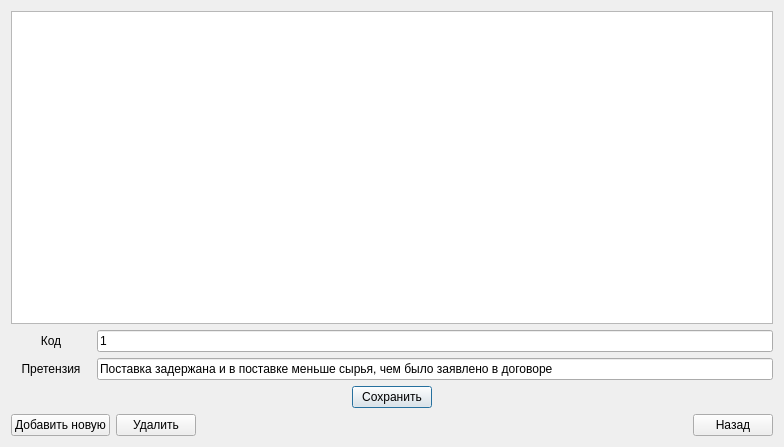
<?xml version="1.0" encoding="UTF-8"?>
<ui version="4.0">
 <class>S2</class>
 <widget class="QDialog" name="S2">
  <property name="geometry">
   <rect>
    <x>0</x>
    <y>0</y>
    <width>784</width>
    <height>447</height>
   </rect>
  </property>
  <property name="font">
   <font>
    <pointsize>9</pointsize>
   </font>
  </property>
  <property name="windowTitle">
   <string>Справочник претензий</string>
  </property>
  <layout class="QVBoxLayout" name="verticalLayout">
   <item>
    <layout class="QHBoxLayout" name="horizontalLayout_9">
     <item>
      <widget class="QTableView" name="tableView">
       <property name="minimumSize">
        <size>
         <width>450</width>
         <height>0</height>
        </size>
       </property>
       <property name="font">
        <font>
         <pointsize>9</pointsize>
        </font>
       </property>
      </widget>
     </item>
     <item>
      <layout class="QVBoxLayout" name="verticalLayout_2">
       <property name="sizeConstraint">
        <enum>QLayout::SetMinimumSize</enum>
       </property>
      </layout>
     </item>
    </layout>
   </item>
   <item>
    <layout class="QHBoxLayout" name="horizontalLayout">
     <item>
      <widget class="QLabel" name="label_5">
       <property name="minimumSize">
        <size>
         <width>80</width>
         <height>0</height>
        </size>
       </property>
       <property name="text">
        <string>Код</string>
       </property>
       <property name="alignment">
        <set>Qt::AlignCenter</set>
       </property>
      </widget>
     </item>
     <item>
      <widget class="QLineEdit" name="lineEdit">
       <property name="minimumSize">
        <size>
         <width>140</width>
         <height>0</height>
        </size>
       </property>
       <property name="maximumSize">
        <size>
         <width>166666</width>
         <height>16777215</height>
        </size>
       </property>
       <property name="text">
        <string>1</string>
       </property>
      </widget>
     </item>
    </layout>
   </item>
   <item>
    <layout class="QHBoxLayout" name="horizontalLayout_2">
     <item>
      <widget class="QLabel" name="label_6">
       <property name="minimumSize">
        <size>
         <width>80</width>
         <height>0</height>
        </size>
       </property>
       <property name="text">
        <string>Претензия</string>
       </property>
       <property name="alignment">
        <set>Qt::AlignCenter</set>
       </property>
      </widget>
     </item>
     <item>
      <widget class="QLineEdit" name="lineEdit_2">
       <property name="minimumSize">
        <size>
         <width>140</width>
         <height>0</height>
        </size>
       </property>
       <property name="maximumSize">
        <size>
         <width>1666666</width>
         <height>16777215</height>
        </size>
       </property>
       <property name="text">
        <string>Поставка задержана и в поставке меньше сырья, чем было заявлено в договоре</string>
       </property>
      </widget>
     </item>
    </layout>
   </item>
   <item>
    <layout class="QHBoxLayout" name="horizontalLayout_3">
     <item>
      <spacer name="horizontalSpacer">
       <property name="orientation">
        <enum>Qt::Horizontal</enum>
       </property>
       <property name="sizeHint" stdset="0">
        <size>
         <width>40</width>
         <height>20</height>
        </size>
       </property>
      </spacer>
     </item>
     <item>
      <widget class="QPushButton" name="pushButton_6">
       <property name="text">
        <string>Сохранить</string>
       </property>
      </widget>
     </item>
     <item>
      <spacer name="horizontalSpacer_2">
       <property name="orientation">
        <enum>Qt::Horizontal</enum>
       </property>
       <property name="sizeHint" stdset="0">
        <size>
         <width>40</width>
         <height>20</height>
        </size>
       </property>
      </spacer>
     </item>
    </layout>
   </item>
   <item>
    <layout class="QHBoxLayout" name="horizontalLayout_8">
     <item>
      <widget class="QPushButton" name="pushButton_4">
       <property name="text">
        <string>Добавить новую</string>
       </property>
      </widget>
     </item>
     <item>
      <widget class="QPushButton" name="pushButton_7">
       <property name="text">
        <string>Удалить</string>
       </property>
      </widget>
     </item>
     <item>
      <spacer name="horizontalSpacer_4">
       <property name="orientation">
        <enum>Qt::Horizontal</enum>
       </property>
       <property name="sizeHint" stdset="0">
        <size>
         <width>40</width>
         <height>20</height>
        </size>
       </property>
      </spacer>
     </item>
     <item>
      <widget class="QPushButton" name="pushButton_5">
       <property name="text">
        <string>Назад</string>
       </property>
      </widget>
     </item>
    </layout>
   </item>
  </layout>
 </widget>
 <resources/>
 <connections/>
</ui>
